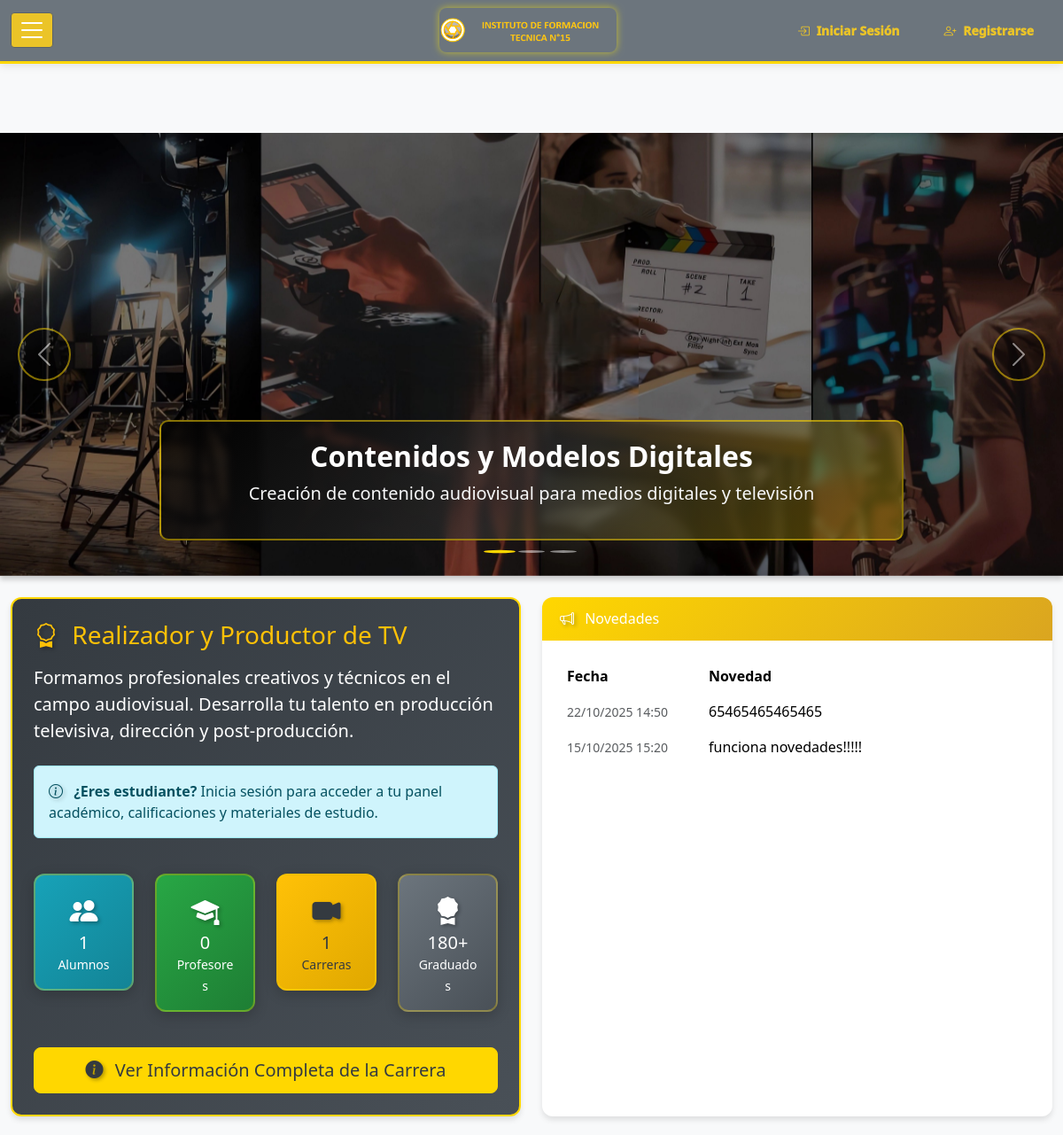
The app's page / (upper part), older data.
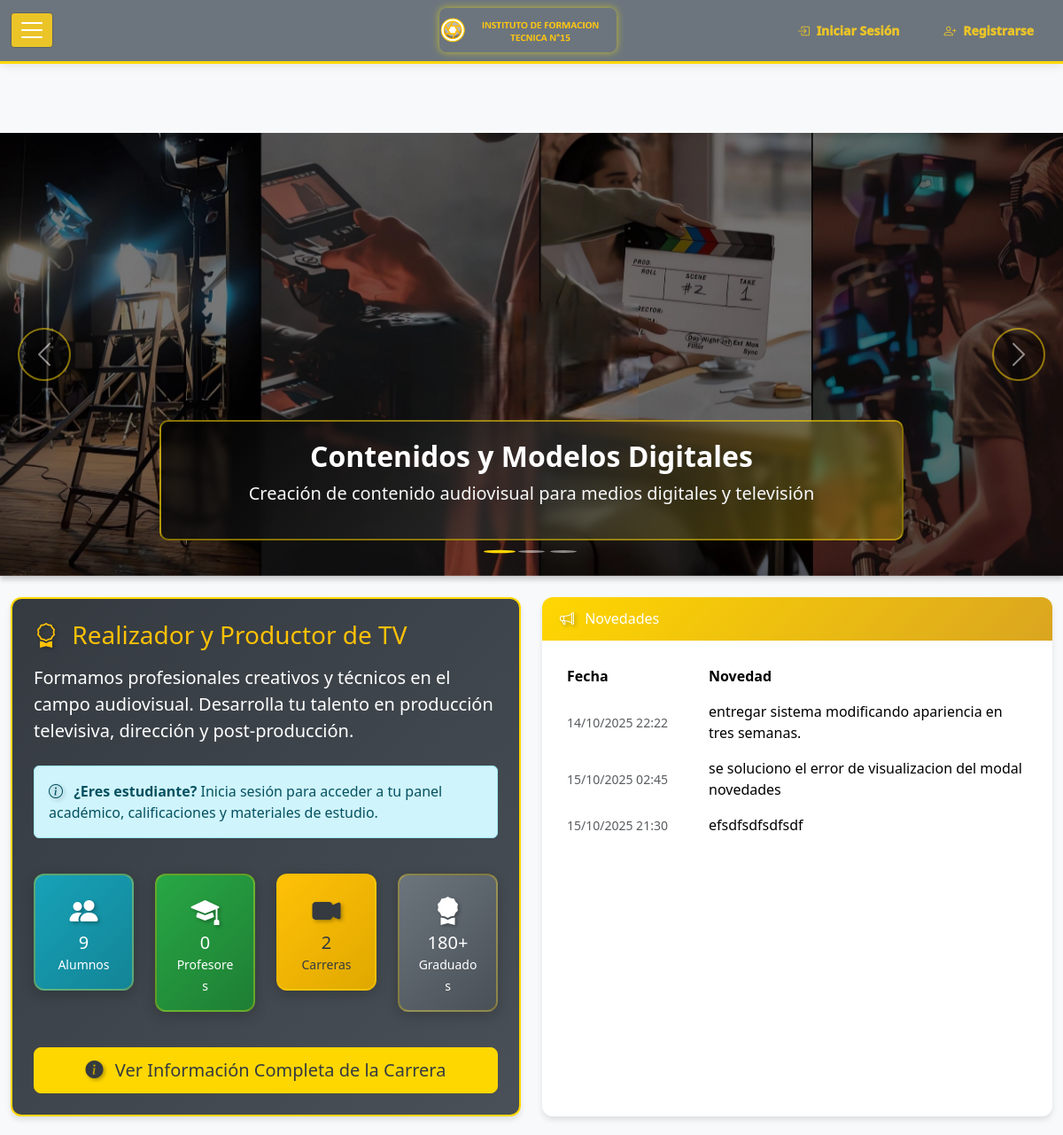
The same page, newer data.
### tables this page shows
CREATE TABLE `novedades` (
  `id_novedades` int(11) NOT NULL,
  `novedad` varchar(250) NOT NULL,
  `idCreate` timestamp NOT NULL DEFAULT current_timestamp(),
  `idUpdate` timestamp NOT NULL DEFAULT current_timestamp() ON UPDATE current_timestamp(),
  `habilitado` int(1) NOT NULL DEFAULT 1,
  `cancelado` int(1) NOT NULL DEFAULT 0
);

### src/Model/Novedades.php (called while the page is built, shortened)
<?php
class Novedades {
	public static function listar($conn) {
		$sql = "SELECT id_novedades, novedad, idCreate FROM novedades WHERE habilitado=1 AND cancelado=0 ORDER BY id_novedades DESC";
		$result = $conn->query($sql);
		$novedades = [];
		while ($row = $result->fetch_assoc()) {
			$novedades[] = $row;
		}
		return $novedades;
	}
}

### src/Controllers/novedadesController.php (called while the page is built, shortened)
<?php
require_once __DIR__ . '/../Model/Novedades.php';
$db = new ConectionDB();
$conn = $db->getConnection();
$novedades = Novedades::listar($conn);

### index.php (shortened to what the rows shown need)
<?php include __DIR__ . '/src/Template/head.php'; ?>
<main class="flex-fill">
    <div id="carouselHero" class="carousel slide carousel-hero" data-bs-ride="carousel" data-bs-interval="5000">
        <div class="carousel-inner">
            <div class="carousel-item active">
                <div class="carousel-caption d-none d-md-block">
                    <div class="carousel-caption-custom">
                        <h2 class="fw-bold text-white">Contenidos y Modelos Digitales</h2>
                    </div>
                </div>
            </div>
        </div>
    </div>
    <div class="container-fluid py-4">
        <div class="row justify-content-center align-items-stretch mb-4">
            <div class="col-12 col-md-6 d-flex">
                <div class="card h-100 flex-fill mb-4" style="min-height:340px;">
                    <div class="card-body d-flex flex-column justify-content-between" style="height:100%;">
                        <?php
                        require_once __DIR__ . '/src/Controllers/novedadesController.php';
                        echo '<div class="table-responsive" style="min-height:220px;max-height:320px;overflow-y:auto;">';
                        echo '<table class="table table-borderless align-middle mb-0 w-100">';
                        echo '<thead><tr><th style="width: 160px;">Fecha</th><th>Novedad</th></tr></thead><tbody>';
                        if (isset($novedades) && count($novedades) > 0) {
                            foreach ($novedades as $nov) {
                                echo '<tr>';
                                echo '<td class="text-muted small">' . date('d/m/Y H:i', strtotime($nov['idCreate'])) . '</td>';
                                echo '<td>' . htmlspecialchars($nov['novedad']) . '</td>';
                                echo '</tr>';
                            }
                        } else {
                            echo '<tr><td colspan="2" class="text-center text-muted">No hay novedades aún.</td></tr>';
                        }
                        echo '</tbody></table></div>';
                        ?>
                    </div>
                </div>
            </div>
        </div>
    </div>
</main>
</body>
</html>

Row changes from the older to the newer data that the page shows:
removed novedades: idCreate "22/10/2025 14:50", novedad "65465465465465"
removed novedades: idCreate "15/10/2025 15:20", novedad "funciona novedades!!!!!"
added novedades: idCreate "14/10/2025 22:22", novedad "entregar sistema modificando apariencia en tres semanas."
added novedades: idCreate "15/10/2025 02:45", novedad "se soluciono el error de visualizacion del modal novedades"
added novedades: idCreate "15/10/2025 21:30", novedad "efsdfsdfsdfsdf"
Text that changed along with them:
$alumnos: "1" → "9"
$carreras: "1" → "2"
